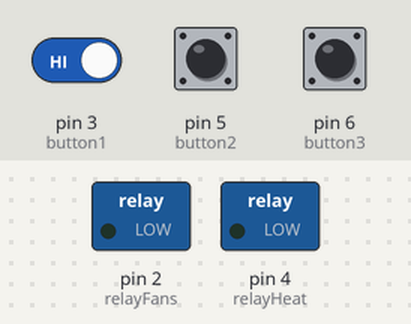
Simulated run of this sketch. Board: Arduino Uno, built with avr-gcc and run on an emulated ATmega328P. Shown: switched loads named in the sketch (green lamp = pin HIGH). The test bench sets the inputs (shaded band); at power-on: pin 3 (button1) HIGH, pin 5 (button2) HIGH, pin 6 (button3) HIGH.

Above: at 15.4 s.
15.5 s: pin 3 (button1) driven LOW
At 26.4 s:
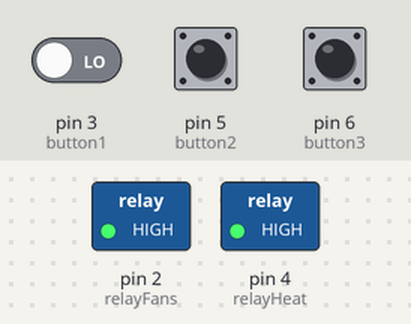
26.9 s: pin 5 (button2) pulled LOW for 3.2 s
At 30.1 s:
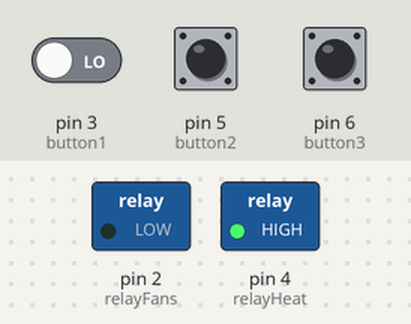
41.5 s: pin 3 (button1) driven HIGH
At 44.9 s:
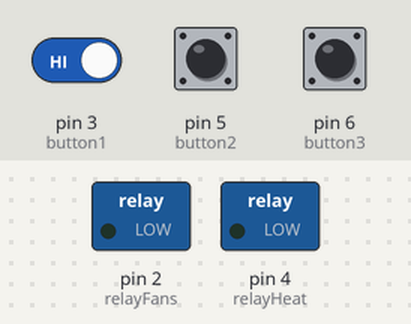
Timing chart, 0 to 58.9 s (numbered marks = the images above; inputs shaded):
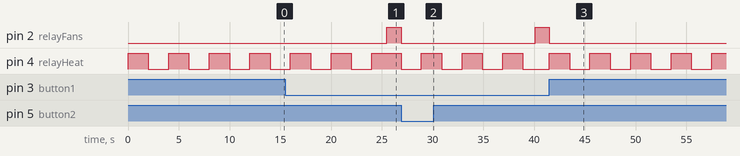

The sketch:

JethroNeoLykaHannah.ino
```cpp
int relayFans = 2;
int button1 = 3;
int relayHeat = 4;
int button2 = 5;
int button3 = 6;

unsigned long fanStartTime = 0;
unsigned long heatToggleTime = 0;

bool heatState = HIGH;

void setup() {
  pinMode(relayFans, OUTPUT);
  pinMode(relayHeat, OUTPUT);
  pinMode(button1, INPUT_PULLUP);
  pinMode(button2, INPUT_PULLUP);
  pinMode(button3, INPUT_PULLUP);
  digitalWrite(relayFans, HIGH);
  digitalWrite(relayHeat, HIGH);
}

void loop() {
  if (digitalRead(button1) == HIGH) {
    fanStartTime = millis();
    digitalWrite(relayFans, LOW);
  }


  if (millis() - fanStartTime >= 10000) {
    digitalWrite(relayFans, HIGH);
  }

  if (digitalRead(button2) == LOW) {
    fanStartTime = millis();
    digitalWrite(relayFans, LOW);
  }


  if (millis() - fanStartTime >= 16000) {
    digitalWrite(relayFans, HIGH);
  }

  if (digitalRead(button3) == LOW) {
    fanStartTime = millis();
    digitalWrite(relayFans, LOW);
  }

  if (millis() - fanStartTime >= 20000) {
    digitalWrite(relayFans, HIGH);
  }

  if (millis() - fanStartTime < 10000) {
    if (millis() - heatToggleTime >= 2000) {
      heatToggleTime = millis();
      heatState = !heatState;
      digitalWrite(relayHeat, heatState);
    }
  }
}
```

Measured:
- after the input at 15.5 s, pin 2 (relayFans): LOW → HIGH after 10.0 s
- after the input at 26.9 s, pin 2 (relayFans): HIGH → LOW at once, → HIGH 13.2 s later; pin 4 (relayHeat): alternates HIGH for 2.0 s and LOW for 2.0 s, starting at once
- after the input at 41.5 s, pin 2 (relayFans): HIGH → LOW at once; pin 4 (relayHeat): alternates HIGH for 2.0 s and LOW for 2.0 s, starting at once
- by itself, pin 4 (relayHeat): alternates HIGH for 2.0 s and LOW for 2.0 s
